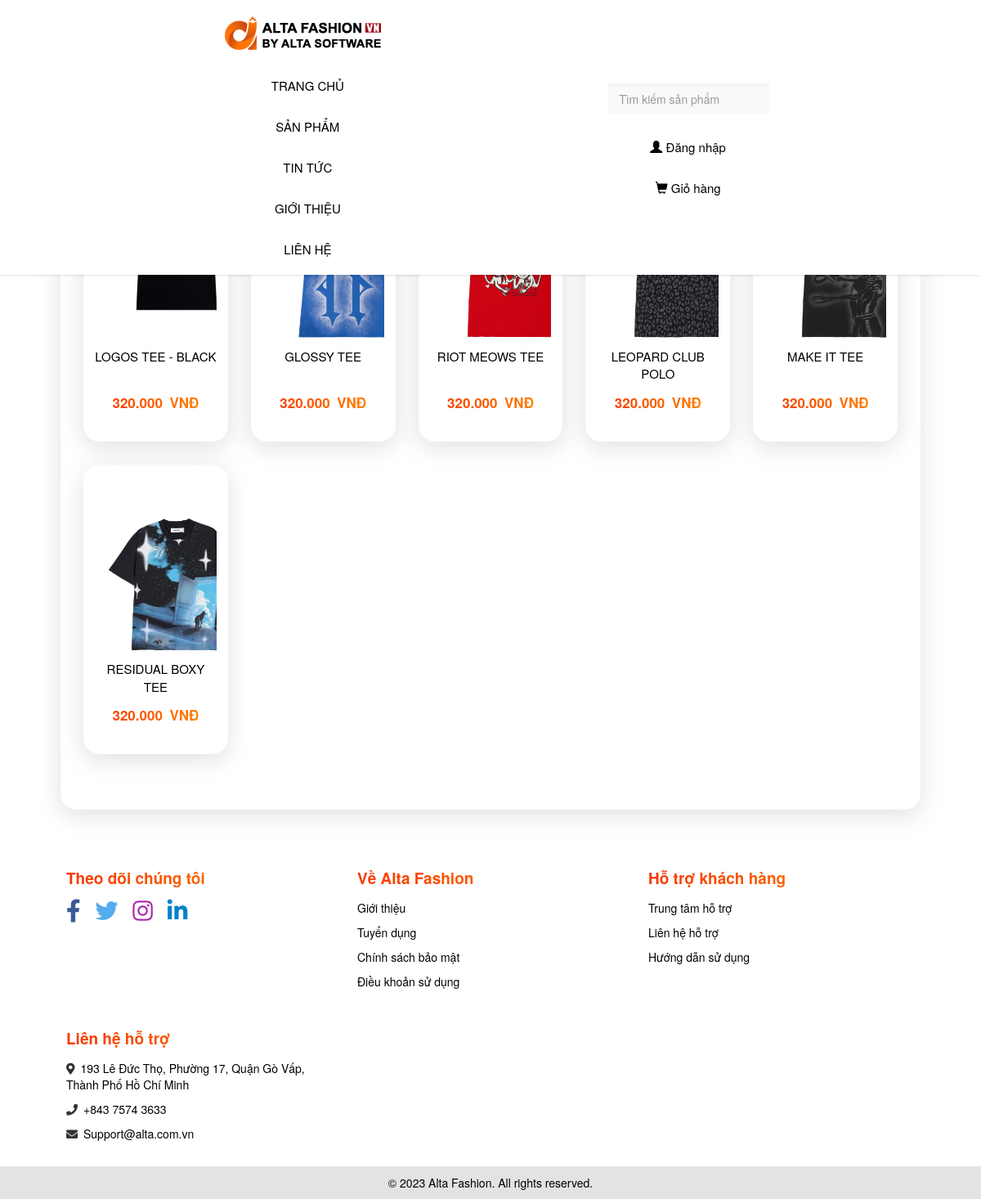
Screenshot of /?thamso=xuat_san_pham&id=1 with the database file from the repository.
### tables this page shows
CREATE TABLE `menu_ngang` (
  `id` int(11) NOT NULL,
  `ten` varchar(256) NOT NULL,
  `noi_dung` mediumtext NOT NULL,
  `loai_menu` varchar(256) NOT NULL
);

CREATE TABLE `san_pham` (
  `id` int(11) NOT NULL,
  `ten` varchar(256) NOT NULL,
  `gia` int(255) NOT NULL,
  `hinh_anh` varchar(256) NOT NULL,
  `noi_dung` mediumtext NOT NULL,
  `thuoc_menu` int(255) NOT NULL,
  `noi_bat` varchar(256) NOT NULL,
  `trang_chu` varchar(256) NOT NULL,
  `sap_xep_trang_chu` int(255) NOT NULL
);

CREATE TABLE `footer` (
  `id` int(11) NOT NULL,
  `html` mediumtext NOT NULL
);

### chuc_nang/san_pham/xuat.php (the view, shortened to what this page needs)
<?php
	$id=$_GET['id'];
	$tv_danhmuc="select * from menu_doc  where id='$id' limit 1";
    $tv_danhmuc1=mysqli_query($conn,$tv_danhmuc);
	$tv_danhmuc2=mysqli_fetch_array($tv_danhmuc1);
	echo '<h2>'.$tv_danhmuc2['ten'].'</h2>';
?>
<div class="product-list">
<?php
    $so_du_lieu=15;
    if(!isset($_GET['trang'])){$vtbd=0;}else{$vtbd=($_GET['trang']-1)*$so_du_lieu;}
    $tv="select id,ten,gia,hinh_anh,thuoc_menu from san_pham  where thuoc_menu='$id' order by id desc limit $vtbd,$so_du_lieu";
    $tv_1=mysqli_query($conn,$tv);
    while($tv_2=mysqli_fetch_array($tv_1))
    {
        echo "<div class='product'>";
        if($tv_2!=false)
        {
            $link_anh="hinh_anh/san_pham/".$tv_2['hinh_anh'];
            $link_chi_tiet="?thamso=chi_tiet_san_pham&id=".$tv_2['id'];
            $gia=$tv_2['gia'];
            $gia=number_format($gia,0,",",".");
            echo '<div class="product_image">';
				echo "<a href='$link_chi_tiet' >";
					echo "<img src='$link_anh' class='product_img' width='200px' >";
				echo "</a>";
				echo '</div>';
            echo "<div class='product_details'>";
            echo "<div class='product_name'>";
            echo "<a href='$link_chi_tiet' >";
            echo $tv_2['ten'];
            echo "</a><br>";
            echo "</div>";
            echo "<div class='product_price'>";
            echo $gia.'&ensp;VNĐ';
            echo "</div>";
            echo "</div>";
        }
        else
        {
            echo "<div class='product_details'>";
            echo "<div class='product_name'>Không tìm thấy sản phẩm</div>";
            echo "</div>";
        }
        echo "</div>";
    }
?>
</div>
<?php
	include('chuc_nang/pagination/pagination.php');
?>

### index.php (shortened to what this page needs)
<?php
    include("ket_noi.php");
?>
<html>
	<head>
		<link rel="stylesheet" type="text/css" href="giao_dien/giao_dien.css">
		<link rel="stylesheet" type="text/css" href="css/bootstrap.min.css">
		<link rel="stylesheet" href="https://cdnjs.cloudflare.com/ajax/libs/font-awesome/5.15.4/css/all.min.css" />
		<link rel="stylesheet" href="https://maxcdn.bootstrapcdn.com/bootstrap/3.4.1/css/bootstrap.min.css">
	</head>
	<body>
		<center>
		<div style="width:100%">
				<?php
					include("chuc_nang/menu_ngang/menu_ngang.php");
					?>
			</div>
			<?php
					echo'<div style="width:90%;margin-top:55px">';
					?>
					<?php
						include("chuc_nang/dieu_huong.php");
					?>
				</div>
				<div style="width:100%">
					<?php
						include("chuc_nang/footer/footer.php");
					?>
			</div>
		</center>
	</body>
</html>

### chuc_nang/menu_ngang/menu_ngang.php (shortened to what this page needs)
<?php
    $tv="select id,ten,loai_menu from menu_ngang order by id";
    $tv_1=mysqli_query($conn,$tv);
    echo '<nav class="navbar navbar-fixed-top">
				<ul class="nav navbar-nav navbar-left">
					<li style="margin-right:1em"><a href="index.php" class="active"><img src="hinh_anh/logo/logo.png" class="logo"></a></li>
					<li><a href="index.php">TRANG CHỦ</a></li>';
					while($tv_2=mysqli_fetch_array($tv_1))
					{
						if($tv_2['loai_menu']==""){$link_menu="?thamso=xuat_mot_tin&id=".$tv_2['id'];}
						if($tv_2['loai_menu']=="tin_tuc"){$link_menu="?thamso=bai_viet";}
						if($tv_2['loai_menu']=="san_pham"){$link_menu="?thamso=xuat_san_pham_2";}
						echo "<li class='nav-item'><a href='$link_menu'>";
							echo $tv_2['ten'];
						echo "</a></li>";
					}
		echo '</ul>';
		echo'<ul class="nav navbar-nav navbar-right">
		<li style="margin-top:9px;">';
		include('chuc_nang/tim_kiem/vung_tim_kiem.php');
		echo '</li>
					<li>';
						if(isset($_SESSION['xac_dinh_dang_nhap']))
							{
								echo '<a href="?thamso=profile"><span class="glyphicon glyphicon-user"></span>';
								echo ' Hi, <span style="background: #fe8c00;
								background: -webkit-linear-gradient(to right, #f83600, #fe8c00);
								background: linear-gradient(to right, #f83600, #fe8c00);
								-webkit-background-clip: text  !important;
								-webkit-text-fill-color: transparent !important;font-weight:bold;">'.ucfirst($_SESSION['ky_danh']).'</span>';
								echo '</a>';
							}
							else
							{
								echo '<a href="?thamso=dang_nhap"><span class="glyphicon glyphicon-user"></span>';
								echo ' Đăng nhập';
								echo '</a>';
							}
					echo '</li>
					<li>';
							if(isset($_SESSION['xac_dinh_dang_nhap']))
							{
								echo '<a href="?thamso=profile&dieu_huong=gio_hang">';
								echo '<span class="glyphicon glyphicon-shopping-cart"></span>';
								echo ' Giỏ hàng</a>';
							}
							else
							{
								echo '<a href="?thamso=gio_hang">';
								echo '<span class="glyphicon glyphicon-shopping-cart"></span>';
								echo ' Giỏ hàng</a>';
							}
					echo '</a></li>
			</ul>
    </nav>';
?>

### chuc_nang/tim_kiem/vung_tim_kiem.php (shortened to what this page needs)
<form>
<div class="p-1 bg-light rounded rounded-pill shadow-sm mb-4">
            <div class="input-group">
              <input type="search"name="tu_khoa" placeholder="Tìm kiếm sản phẩm" aria-describedby="button-addon1" class="form-control border-0 bg-light">
            </div>
</div>
</form>

### chuc_nang/dieu_huong.php (shortened to what this page needs)
<?php
	if(isset($_GET['thamso']))
	{$tham_so=$_GET['thamso'];
		if($tham_so=='profile'||$tham_so=='bai_viet')
		{
			echo '<div style="margin-top:95px;">';
		}
		elseif($tham_so=='xuat_bai_viet')
		{
			echo '<div style="margin-top:76px;">';
		}
		else
		{
			echo '<div style="margin-top:95px;">';
			echo '<div class="khung">';
		}
	}
	else{$tham_so="";
	}
	switch($tham_so)
	{
		case "xuat_san_pham":
			include("chuc_nang/san_pham/xuat.php");
		break;
	}
	echo '</div>';
?>
</div>

### chuc_nang/pagination/pagination.php (shortened to what this page needs)
<div class="phan_trang">
<nav aria-label="Page navigation example">
</nav>
</div>

### chuc_nang/footer/footer.php (shortened to what this page needs)
<div class="footer-container">
  <div class="footer-top">
    <div class="container">
      <div class="row">
      <div class="col-md-4 col-sm-6 col-xs-12 footer-col">
          <div class="footer-col-inner">
            <h3>Theo dõi chúng tôi</h3>
            <ul>
              <li class="social"><a href="#"><i class="fab fa-facebook-f fa-2x" style="color: #3b5998;"></i></a>
              <a href="#">&emsp;<i class="fab fa-twitter fa-2x" style="color: #55acee;"></i></a>
              <a href="#">&emsp;<i class="fab fa-instagram fa-2x" style="color: #ac2bac;"></i></a>
              <a href="#">&emsp;<i class="fab fa-linkedin-in fa-2x" style="color: #0082ca;"></i></a></li>
            </ul>
          </div>
        </div>
        <div class="col-md-4 col-sm-6 col-xs-12 footer-col">
          <div class="footer-col-inner">
            <h3>Về Alta Fashion</h3>
            <ul>
              <li><a href="#">Giới thiệu</a></li>
              <li><a href="#">Tuyển dụng</a></li>
              <li><a href="#">Chính sách bảo mật</a></li>
              <li><a href="#">Điều khoản sử dụng</a></li>
            </ul>
          </div>
        </div>
        <div class="col-md-4 col-sm-6 col-xs-12 footer-col">
          <div class="footer-col-inner">
            <h3>Hỗ trợ khách hàng</h3>
            <ul>
              <li><a href="#">Trung tâm hỗ trợ</a></li>
              <li><a href="#">Liên hệ hỗ trợ</a></li>
              <li><a href="#">Hướng dẫn sử dụng</a></li>
            </ul>
          </div>
        </div>
        <div class="col-md-4 col-sm-6 col-xs-12 footer-col">
          <div class="footer-col-inner">
            <h3>Liên hệ hỗ trợ</h3>
            <ul>
              <li><i class="fas fa-map-marker-alt"></i><a href="#">&ensp;193 Lê Đức Thọ, Phường 17, Quận Gò Vấp, Thành Phố Hồ Chí Minh</a></li>
              <li><i class="fas fa-phone me-3"></i><a href="#">&ensp;+843 7574 3633</a></li>
              <li><i class="fas fa-envelope me-3"></i><a href="#">&ensp;Support@alta.com.vn</a></li>
            </ul>
          </div>
        </div>
      </div>
    </div>
  </div>
  <div class="footer-bottom">
    <div class="container">
      <div class="row">
        <div class="col-md-12">
          <p><?php
              $tv="select * from footer";
              $tv_1=mysqli_query($conn,$tv);
              $tv_2=mysqli_fetch_array($tv_1);
              echo $tv_2['html'];
          ?></p>
        </div>
      </div>
    </div>
  </div>
</div>

### giao_dien/giao_dien.css (style rules this page uses)
.khung { background-color: #fff; margin: 1em; padding: 1em; min-height: calc(100% - 38.4rem);; text-align: center; border-radius: 20px; box-shadow: rgba(100, 100, 111, 0.2) 0px 7px 29px 0px; transition: transform 0.2s; overflow: hidden; }
a { text-decoration: none; }
.navbar { background-color: #fff !important; color: black !important; border: none; box-shadow: 0 0 4px 0 rgba(0, 0, 0, 0.2); }
.navbar a { color: black !important; font-size:15px; }
.navbar-nav.navbar-left { display: flex; align-items: center; justify-content: center; margin: 0; padding: 0; }
.navbar-nav.navbar-right { margin-top: 12px; margin-right:5px; }
.product-list { display: flex; flex-wrap: wrap; }
.product { background-color: #fff; flex-basis: calc(20% - 2em); margin: 1em; padding: 1em; text-align: center; border-radius: 20px; box-shadow: rgba(100, 100, 111, 0.2) 0px 7px 29px 0px; transition: transform 0.2s; overflow: hidden; }
.product_image { width: 100%; min-height: 22rem; max-height: 22rem; overflow: hidden; }
.product_img { transition: transform 0.2s; }
.product_details { border-radius: 8px; max-height: 40%; }
.product_name { min-height: 8%; max-height: 8%; padding-top: 5px; width: 100%; }
.product_name a { font-size: 15px; margin: auto; color:#000; text-decoration: none; }
.product_price { margin-top: 2em; width: 100%; background: #fe8c00; background: -webkit-linear-gradient(to right, #f83600, #fe8c00); background: linear-gradient(to right, #f83600, #fe8c00); -webkit-background-clip: text !important; -webkit-text-fill-color: transparent !important; font-weight: bold; font-size: 17px; }
.footer-container { padding: 40px 0 0 0; }
.footer-top { margin: 0 auto; }
.footer-col { margin-bottom: 20px; }
.footer-col-inner h3 { background: #fe8c00; background: -webkit-linear-gradient(to right, #f83600, #fe8c00); background: linear-gradient(to right, #f83600, #fe8c00); -webkit-background-clip: text; -webkit-text-fill-color: transparent; font-size: 19px; font-weight: bold; margin-bottom: 15px; text-align: left; }
.footer-col-inner ul { list-style: none; padding: 0; margin: 0; }
.footer-col-inner ul li { margin-bottom: 10px; text-align: left; }
.footer-col-inner ul li a { color: #000; font-size: 14px; text-decoration:none; }
.footer-bottom { background-color: rgba(80, 80, 80, 0.162); color: #000; padding: 10px 0; }
.footer-bottom p { font-size: 14px; margin: 0; text-align: center; }

### chuc_nang/footer/footer.php (style rules this page uses)
.footer-col { width: 25%; }
.container { width:89% }

### rows the page displays
menu_ngang: ten "SẢN PHẨM"
menu_ngang: ten "TIN TỨC"
menu_ngang: ten "GIỚI THIỆU"
menu_ngang: ten "LIÊN HỆ"
san_pham: ten "LOGOS TEE - BLACK", gia "320.000"
san_pham: ten "GLOSSY TEE", gia "320.000"
san_pham: ten "RIOT MEOWS TEE", gia "320.000"
san_pham: ten "LEOPARD CLUB POLO", gia "320.000"
san_pham: ten "MAKE IT TEE", gia "320.000"
san_pham: hinh_anh (picture), ten "RESIDUAL BOXY TEE", gia "320.000"
footer: html "© 2023 Alta Fashion. All rights reserved."
